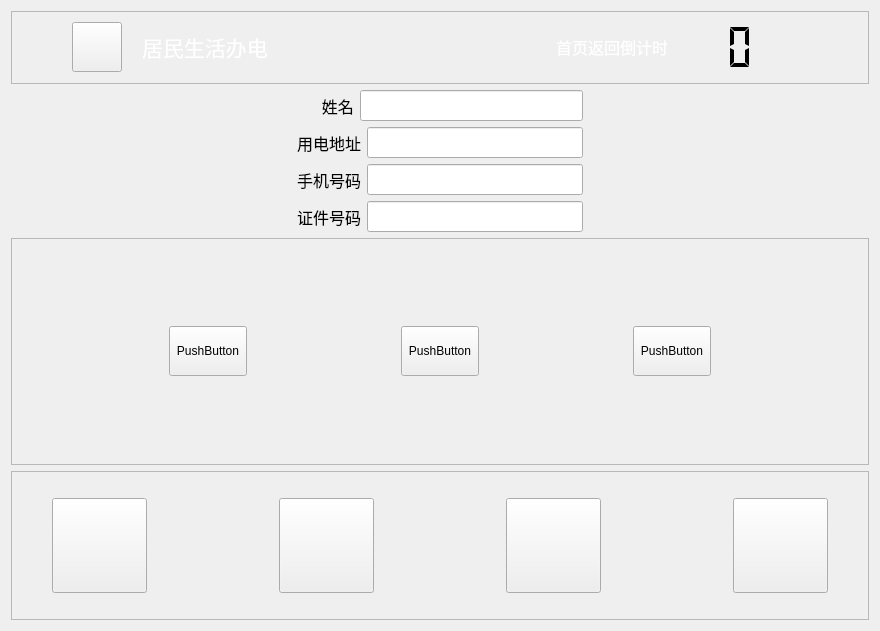
<?xml version="1.0" encoding="UTF-8"?>
<ui version="4.0">
 <class>Jmsh3</class>
 <widget class="QWidget" name="Jmsh3">
  <property name="geometry">
   <rect>
    <x>0</x>
    <y>0</y>
    <width>880</width>
    <height>631</height>
   </rect>
  </property>
  <property name="windowTitle">
   <string>Form</string>
  </property>
  <layout class="QVBoxLayout" name="verticalLayout_2">
   <item>
    <widget class="QFrame" name="frame_4">
     <property name="sizePolicy">
      <sizepolicy hsizetype="Preferred" vsizetype="Fixed">
       <horstretch>0</horstretch>
       <verstretch>0</verstretch>
      </sizepolicy>
     </property>
     <property name="frameShape">
      <enum>QFrame::StyledPanel</enum>
     </property>
     <property name="frameShadow">
      <enum>QFrame::Raised</enum>
     </property>
     <layout class="QHBoxLayout" name="horizontalLayout_9">
      <property name="spacing">
       <number>0</number>
      </property>
      <property name="leftMargin">
       <number>0</number>
      </property>
      <property name="topMargin">
       <number>0</number>
      </property>
      <property name="rightMargin">
       <number>0</number>
      </property>
      <property name="bottomMargin">
       <number>0</number>
      </property>
      <item>
       <spacer name="horizontalSpacer_47">
        <property name="orientation">
         <enum>Qt::Horizontal</enum>
        </property>
        <property name="sizeType">
         <enum>QSizePolicy::Fixed</enum>
        </property>
        <property name="sizeHint" stdset="0">
         <size>
          <width>60</width>
          <height>20</height>
         </size>
        </property>
       </spacer>
      </item>
      <item>
       <widget class="QPushButton" name="pushButton_back_HomePage">
        <property name="sizePolicy">
         <sizepolicy hsizetype="Fixed" vsizetype="Fixed">
          <horstretch>0</horstretch>
          <verstretch>0</verstretch>
         </sizepolicy>
        </property>
        <property name="minimumSize">
         <size>
          <width>50</width>
          <height>50</height>
         </size>
        </property>
        <property name="maximumSize">
         <size>
          <width>50</width>
          <height>50</height>
         </size>
        </property>
        <property name="focusPolicy">
         <enum>Qt::NoFocus</enum>
        </property>
        <property name="styleSheet">
         <string notr="true">border-image: url(:/image/picture/qietu/返回.png);</string>
        </property>
        <property name="text">
         <string/>
        </property>
       </widget>
      </item>
      <item>
       <spacer name="horizontalSpacer_7">
        <property name="orientation">
         <enum>Qt::Horizontal</enum>
        </property>
        <property name="sizeType">
         <enum>QSizePolicy::Fixed</enum>
        </property>
        <property name="sizeHint" stdset="0">
         <size>
          <width>20</width>
          <height>20</height>
         </size>
        </property>
       </spacer>
      </item>
      <item>
       <widget class="QLabel" name="label_9">
        <property name="sizePolicy">
         <sizepolicy hsizetype="Preferred" vsizetype="Fixed">
          <horstretch>0</horstretch>
          <verstretch>0</verstretch>
         </sizepolicy>
        </property>
        <property name="minimumSize">
         <size>
          <width>0</width>
          <height>50</height>
         </size>
        </property>
        <property name="maximumSize">
         <size>
          <width>16777215</width>
          <height>50</height>
         </size>
        </property>
        <property name="font">
         <font>
          <family>微软雅黑</family>
          <pointsize>16</pointsize>
         </font>
        </property>
        <property name="text">
         <string>&lt;html&gt;&lt;head/&gt;&lt;body&gt;&lt;p&gt;&lt;span style=&quot; color:#ffffff;&quot;&gt;居民生活办电&lt;/span&gt;&lt;/p&gt;&lt;/body&gt;&lt;/html&gt;</string>
        </property>
       </widget>
      </item>
      <item>
       <spacer name="horizontalSpacer_8">
        <property name="orientation">
         <enum>Qt::Horizontal</enum>
        </property>
        <property name="sizeHint" stdset="0">
         <size>
          <width>249</width>
          <height>20</height>
         </size>
        </property>
       </spacer>
      </item>
      <item>
       <widget class="QLabel" name="label_14">
        <property name="font">
         <font>
          <family>微软雅黑</family>
          <pointsize>12</pointsize>
         </font>
        </property>
        <property name="text">
         <string>&lt;html&gt;&lt;head/&gt;&lt;body&gt;&lt;p&gt;&lt;span style=&quot; color:#ffffff;&quot;&gt;首页返回倒计时&lt;/span&gt;&lt;/p&gt;&lt;/body&gt;&lt;/html&gt;</string>
        </property>
       </widget>
      </item>
      <item>
       <widget class="QLCDNumber" name="lcdNumber">
        <property name="sizePolicy">
         <sizepolicy hsizetype="Fixed" vsizetype="Fixed">
          <horstretch>0</horstretch>
          <verstretch>0</verstretch>
         </sizepolicy>
        </property>
        <property name="minimumSize">
         <size>
          <width>120</width>
          <height>50</height>
         </size>
        </property>
        <property name="maximumSize">
         <size>
          <width>120</width>
          <height>50</height>
         </size>
        </property>
        <property name="font">
         <font>
          <family>微软雅黑</family>
          <pointsize>5</pointsize>
         </font>
        </property>
        <property name="layoutDirection">
         <enum>Qt::LeftToRight</enum>
        </property>
        <property name="autoFillBackground">
         <bool>false</bool>
        </property>
        <property name="inputMethodHints">
         <set>Qt::ImhNone</set>
        </property>
        <property name="frameShape">
         <enum>QFrame::NoFrame</enum>
        </property>
        <property name="frameShadow">
         <enum>QFrame::Plain</enum>
        </property>
        <property name="lineWidth">
         <number>1</number>
        </property>
        <property name="midLineWidth">
         <number>0</number>
        </property>
        <property name="smallDecimalPoint">
         <bool>true</bool>
        </property>
        <property name="digitCount">
         <number>2</number>
        </property>
        <property name="segmentStyle">
         <enum>QLCDNumber::Flat</enum>
        </property>
       </widget>
      </item>
      <item>
       <spacer name="verticalSpacer_12">
        <property name="orientation">
         <enum>Qt::Vertical</enum>
        </property>
        <property name="sizeType">
         <enum>QSizePolicy::Fixed</enum>
        </property>
        <property name="sizeHint" stdset="0">
         <size>
          <width>20</width>
          <height>71</height>
         </size>
        </property>
       </spacer>
      </item>
      <item>
       <spacer name="horizontalSpacer_9">
        <property name="orientation">
         <enum>Qt::Horizontal</enum>
        </property>
        <property name="sizeType">
         <enum>QSizePolicy::Fixed</enum>
        </property>
        <property name="sizeHint" stdset="0">
         <size>
          <width>60</width>
          <height>20</height>
         </size>
        </property>
       </spacer>
      </item>
     </layout>
    </widget>
   </item>
   <item>
    <layout class="QHBoxLayout" name="horizontalLayout_6">
     <item>
      <spacer name="horizontalSpacer">
       <property name="orientation">
        <enum>Qt::Horizontal</enum>
       </property>
       <property name="sizeHint" stdset="0">
        <size>
         <width>40</width>
         <height>20</height>
        </size>
       </property>
      </spacer>
     </item>
     <item>
      <layout class="QVBoxLayout" name="verticalLayout">
       <item>
        <layout class="QHBoxLayout" name="horizontalLayout_2">
         <item>
          <widget class="QLabel" name="label_name">
           <property name="minimumSize">
            <size>
             <width>0</width>
             <height>31</height>
            </size>
           </property>
           <property name="font">
            <font>
             <family>微软雅黑</family>
             <pointsize>12</pointsize>
            </font>
           </property>
           <property name="text">
            <string>      姓名</string>
           </property>
          </widget>
         </item>
         <item>
          <widget class="QLineEdit" name="lineEdit_name">
           <property name="minimumSize">
            <size>
             <width>0</width>
             <height>31</height>
            </size>
           </property>
          </widget>
         </item>
        </layout>
       </item>
       <item>
        <layout class="QHBoxLayout" name="horizontalLayout_3">
         <item>
          <widget class="QLabel" name="label_address">
           <property name="font">
            <font>
             <family>微软雅黑</family>
             <pointsize>12</pointsize>
            </font>
           </property>
           <property name="text">
            <string>用电地址</string>
           </property>
          </widget>
         </item>
         <item>
          <widget class="QLineEdit" name="lineEdit_address">
           <property name="minimumSize">
            <size>
             <width>0</width>
             <height>31</height>
            </size>
           </property>
          </widget>
         </item>
        </layout>
       </item>
       <item>
        <layout class="QHBoxLayout" name="horizontalLayout_4">
         <item>
          <widget class="QLabel" name="label_phone">
           <property name="font">
            <font>
             <family>微软雅黑</family>
             <pointsize>12</pointsize>
            </font>
           </property>
           <property name="text">
            <string>手机号码</string>
           </property>
          </widget>
         </item>
         <item>
          <widget class="QLineEdit" name="lineEdit_phone">
           <property name="minimumSize">
            <size>
             <width>0</width>
             <height>31</height>
            </size>
           </property>
          </widget>
         </item>
        </layout>
       </item>
       <item>
        <layout class="QHBoxLayout" name="horizontalLayout_5">
         <item>
          <widget class="QLabel" name="label_cardnum">
           <property name="font">
            <font>
             <family>微软雅黑</family>
             <pointsize>12</pointsize>
            </font>
           </property>
           <property name="text">
            <string>证件号码</string>
           </property>
          </widget>
         </item>
         <item>
          <widget class="QLineEdit" name="lineEdit_cardnum">
           <property name="minimumSize">
            <size>
             <width>0</width>
             <height>31</height>
            </size>
           </property>
          </widget>
         </item>
        </layout>
       </item>
      </layout>
     </item>
     <item>
      <spacer name="horizontalSpacer_2">
       <property name="orientation">
        <enum>Qt::Horizontal</enum>
       </property>
       <property name="sizeHint" stdset="0">
        <size>
         <width>40</width>
         <height>20</height>
        </size>
       </property>
      </spacer>
     </item>
    </layout>
   </item>
   <item>
    <widget class="QFrame" name="frame">
     <property name="frameShape">
      <enum>QFrame::StyledPanel</enum>
     </property>
     <property name="frameShadow">
      <enum>QFrame::Raised</enum>
     </property>
     <layout class="QHBoxLayout" name="horizontalLayout">
      <item>
       <widget class="QPushButton" name="pushButton">
        <property name="sizePolicy">
         <sizepolicy hsizetype="Fixed" vsizetype="Fixed">
          <horstretch>0</horstretch>
          <verstretch>0</verstretch>
         </sizepolicy>
        </property>
        <property name="minimumSize">
         <size>
          <width>78</width>
          <height>50</height>
         </size>
        </property>
        <property name="maximumSize">
         <size>
          <width>78</width>
          <height>50</height>
         </size>
        </property>
        <property name="text">
         <string>PushButton</string>
        </property>
       </widget>
      </item>
      <item>
       <widget class="QPushButton" name="pushButton_2">
        <property name="sizePolicy">
         <sizepolicy hsizetype="Fixed" vsizetype="Fixed">
          <horstretch>0</horstretch>
          <verstretch>0</verstretch>
         </sizepolicy>
        </property>
        <property name="minimumSize">
         <size>
          <width>78</width>
          <height>50</height>
         </size>
        </property>
        <property name="maximumSize">
         <size>
          <width>78</width>
          <height>50</height>
         </size>
        </property>
        <property name="text">
         <string>PushButton</string>
        </property>
       </widget>
      </item>
      <item>
       <widget class="QPushButton" name="pushButton_3">
        <property name="sizePolicy">
         <sizepolicy hsizetype="Fixed" vsizetype="Fixed">
          <horstretch>0</horstretch>
          <verstretch>0</verstretch>
         </sizepolicy>
        </property>
        <property name="minimumSize">
         <size>
          <width>78</width>
          <height>50</height>
         </size>
        </property>
        <property name="maximumSize">
         <size>
          <width>78</width>
          <height>50</height>
         </size>
        </property>
        <property name="text">
         <string>PushButton</string>
        </property>
       </widget>
      </item>
     </layout>
    </widget>
   </item>
   <item>
    <widget class="QFrame" name="frame_5">
     <property name="sizePolicy">
      <sizepolicy hsizetype="Preferred" vsizetype="Fixed">
       <horstretch>0</horstretch>
       <verstretch>0</verstretch>
      </sizepolicy>
     </property>
     <property name="minimumSize">
      <size>
       <width>0</width>
       <height>149</height>
      </size>
     </property>
     <property name="maximumSize">
      <size>
       <width>16777215</width>
       <height>149</height>
      </size>
     </property>
     <property name="frameShape">
      <enum>QFrame::StyledPanel</enum>
     </property>
     <property name="frameShadow">
      <enum>QFrame::Raised</enum>
     </property>
     <layout class="QGridLayout" name="gridLayout_6">
      <property name="leftMargin">
       <number>0</number>
      </property>
      <property name="topMargin">
       <number>0</number>
      </property>
      <property name="rightMargin">
       <number>0</number>
      </property>
      <property name="bottomMargin">
       <number>0</number>
      </property>
      <property name="spacing">
       <number>0</number>
      </property>
      <item row="0" column="3">
       <widget class="QPushButton" name="pushButton_16">
        <property name="sizePolicy">
         <sizepolicy hsizetype="Fixed" vsizetype="Fixed">
          <horstretch>0</horstretch>
          <verstretch>0</verstretch>
         </sizepolicy>
        </property>
        <property name="minimumSize">
         <size>
          <width>95</width>
          <height>95</height>
         </size>
        </property>
        <property name="maximumSize">
         <size>
          <width>95</width>
          <height>95</height>
         </size>
        </property>
        <property name="focusPolicy">
         <enum>Qt::NoFocus</enum>
        </property>
        <property name="text">
         <string/>
        </property>
       </widget>
      </item>
      <item row="0" column="7">
       <widget class="QPushButton" name="pushButton_17">
        <property name="sizePolicy">
         <sizepolicy hsizetype="Fixed" vsizetype="Fixed">
          <horstretch>0</horstretch>
          <verstretch>0</verstretch>
         </sizepolicy>
        </property>
        <property name="minimumSize">
         <size>
          <width>95</width>
          <height>95</height>
         </size>
        </property>
        <property name="maximumSize">
         <size>
          <width>95</width>
          <height>95</height>
         </size>
        </property>
        <property name="focusPolicy">
         <enum>Qt::NoFocus</enum>
        </property>
        <property name="text">
         <string/>
        </property>
       </widget>
      </item>
      <item row="0" column="8">
       <spacer name="horizontalSpacer_36">
        <property name="orientation">
         <enum>Qt::Horizontal</enum>
        </property>
        <property name="sizeType">
         <enum>QSizePolicy::Preferred</enum>
        </property>
        <property name="sizeHint" stdset="0">
         <size>
          <width>40</width>
          <height>20</height>
         </size>
        </property>
       </spacer>
      </item>
      <item row="0" column="2">
       <spacer name="horizontalSpacer_37">
        <property name="orientation">
         <enum>Qt::Horizontal</enum>
        </property>
        <property name="sizeHint" stdset="0">
         <size>
          <width>40</width>
          <height>20</height>
         </size>
        </property>
       </spacer>
      </item>
      <item row="0" column="1">
       <widget class="QPushButton" name="pushButton_backhomepage">
        <property name="sizePolicy">
         <sizepolicy hsizetype="Fixed" vsizetype="Fixed">
          <horstretch>0</horstretch>
          <verstretch>0</verstretch>
         </sizepolicy>
        </property>
        <property name="minimumSize">
         <size>
          <width>95</width>
          <height>95</height>
         </size>
        </property>
        <property name="maximumSize">
         <size>
          <width>95</width>
          <height>95</height>
         </size>
        </property>
        <property name="focusPolicy">
         <enum>Qt::NoFocus</enum>
        </property>
        <property name="styleSheet">
         <string notr="true"/>
        </property>
        <property name="text">
         <string/>
        </property>
       </widget>
      </item>
      <item row="0" column="0">
       <spacer name="horizontalSpacer_38">
        <property name="orientation">
         <enum>Qt::Horizontal</enum>
        </property>
        <property name="sizeType">
         <enum>QSizePolicy::Preferred</enum>
        </property>
        <property name="sizeHint" stdset="0">
         <size>
          <width>40</width>
          <height>20</height>
         </size>
        </property>
       </spacer>
      </item>
      <item row="0" column="4">
       <spacer name="horizontalSpacer_39">
        <property name="orientation">
         <enum>Qt::Horizontal</enum>
        </property>
        <property name="sizeHint" stdset="0">
         <size>
          <width>40</width>
          <height>20</height>
         </size>
        </property>
       </spacer>
      </item>
      <item row="0" column="6">
       <spacer name="horizontalSpacer_40">
        <property name="orientation">
         <enum>Qt::Horizontal</enum>
        </property>
        <property name="sizeHint" stdset="0">
         <size>
          <width>40</width>
          <height>20</height>
         </size>
        </property>
       </spacer>
      </item>
      <item row="0" column="5">
       <widget class="QPushButton" name="pushButton_18">
        <property name="sizePolicy">
         <sizepolicy hsizetype="Fixed" vsizetype="Fixed">
          <horstretch>0</horstretch>
          <verstretch>0</verstretch>
         </sizepolicy>
        </property>
        <property name="minimumSize">
         <size>
          <width>95</width>
          <height>95</height>
         </size>
        </property>
        <property name="maximumSize">
         <size>
          <width>95</width>
          <height>95</height>
         </size>
        </property>
        <property name="focusPolicy">
         <enum>Qt::NoFocus</enum>
        </property>
        <property name="text">
         <string/>
        </property>
       </widget>
      </item>
     </layout>
    </widget>
   </item>
  </layout>
 </widget>
 <resources/>
 <connections/>
</ui>
